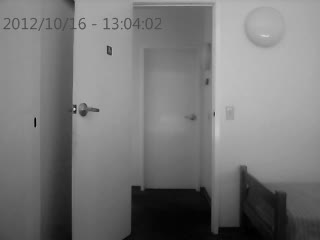
#> input picture frame 39 of Desafio Stanford/Detecção movimento/output.avi, 320 x 240 px
$ python deteccaoMovimento.py
#> lines starting #> are read from the running program, lines starting #| are printed output that depends on the picture; after the words box and inside, x2 and y2 are one past the last pixel; in counts of white or black regions, pixels touching at a corner belong together
import cv2
import numpy as np

# Inicialize o objeto de captura de vídeo
cap = cv2.VideoCapture('output.avi')

# Inicialize o algoritmo de subtração de fundo
fgbg = cv2.createBackgroundSubtractorMOG2()

while True:
    ret, frame = cap.read()
#> frame is the input picture: shape (240, 320, 3); min 0, max 215, mean 120
    if not ret:
        break

    # Aplique o algoritmo de subtração de fundo
    fgmask = fgbg.apply(frame)
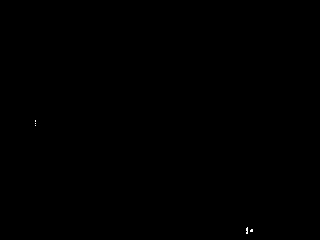
#> fgmask: shape (240, 320); values 127 (black) and 255 (white), 0.03% white in thin lines or dots, all inside (x1, y1, x2, y2) = (35, 120, 253, 234)

    # Realize operações de limiarização ou pós-processamento, se necessário
    # Por exemplo, você pode aplicar um limiar para destacar regiões de movimento
    _, fgmask = cv2.threshold(fgmask, 128, 255, cv2.THRESH_BINARY)

    # Encontre contornos nas regiões de movimento
    contornos, _ = cv2.findContours(fgmask, cv2.RETR_EXTERNAL, cv2.CHAIN_APPROX_SIMPLE)
#> contornos = 5 contours, all with area under 20

    # Desenhe os contornos na imagem original
    frame_com_contornos = frame.copy()
    cv2.drawContours(frame_com_contornos, contornos, -1, (0, 255, 0), 2)
#> frame_com_contornos: shape (240, 320, 3); 0.09% of pixels changed, all inside (x1, y1, x2, y2) = (34, 119, 254, 235)

    # Exiba a imagem resultante
    cv2.imshow('Detecção de Movimento', frame_com_contornos)

    if cv2.waitKey(30) & 0xFF == 27:  # Pressione 'Esc' para sair
#> (key Esc is pressed here)
        break

cap.release()
cv2.destroyAllWindows()
